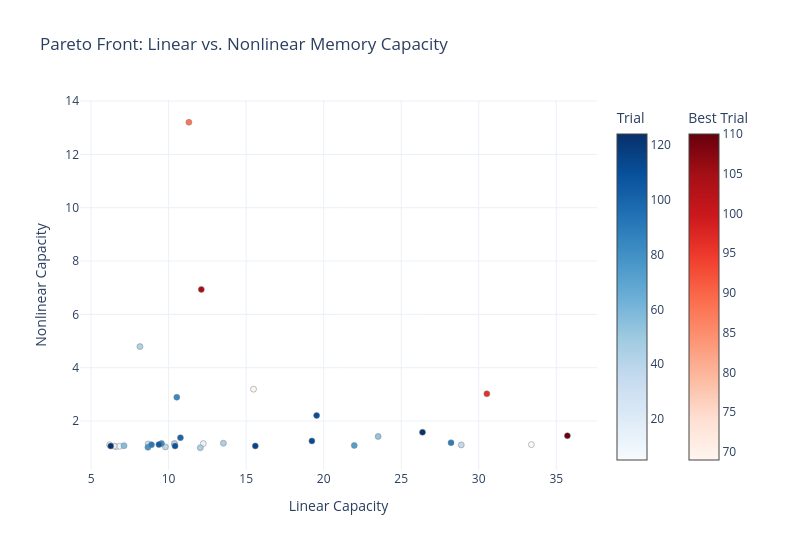

Here is the notebook cell this chart was saved with:
### Code cell
fig = plot_pareto_front(
    disorder_study,
    target_names=["Linear Capacity", "Nonlinear Capacity"],
    include_dominated_trials=True,
)

fig.update_layout(
    title="Pareto Front: Linear vs. Nonlinear Memory Capacity",
    template="plotly_white",
    width=800,
    height=550,
)

fig.show()

### Figure 1 — Plotly figure (JSON) as saved in the notebook; plotly's stock layout.template omitted (floating-point values rounded to 4 significant figures)
{"data": [{"hovertemplate": "%{text}<extra>Trial</extra>", "marker": {"color": [5, 7, 8, 11, 12, 13, 18, 28, 33, 36, 38, 43, 44, 45, 53, 57, 73, 77, 82, 84, 89, 90, 100, 104, 108, 111, 112, 115, 122, 124], "colorbar": {"title": {"text": "Trial"}}, "colorscale": [[0, "rgb(247,251,255)"], [0.125, "rgb(222,235,247)"], [0.25, "rgb(198,219,239)"], [0.375, "rgb(158,202,225)"], [0.5, "rgb(107,174,214)"], [0.625, "rgb(66,146,198)"], [0.75, "rgb(33,113,181)"], [0.875, "rgb(8,81,156)"], [1, "rgb(8,48,107)"]], "line": {"color": "Grey", "width": 0.5}}, "mode": "markers", "showlegend": false, "text": ["{<br>  \"number\": 5,<br>  \"values\": [<br>    6.617397802151217,<br>    1.0346200185062444<br>  ],<br>  \"params\": {<br>    \"input_force\": 37.79030721059075,<br>    \"m_val\": 0.021440562175149332,<br>    \"m_spread\": 0.2410561524485424,<br>    \"c_val\": 0.019428251967493138,<br>    \"c_spread\": 1.0216983318285615,<br>    \"k_wall_val\": 24.62767868161824,<br>    \"k_wall_spread\": 0.3823086251841311,<br>    \"k_between_val\": 16.735215329399992,<br>    \"k_between_spread\": 1.4342837957347967,<br>    \"wall_rest_spread\": 0.05233120381696221,<br>    \"between_rest_spread\": 1.0732025373526786,<br>    \"ridge_alpha\": 0.0017105844414868376<br>  },<br>  \"user_attrs\": {<br>    \"trial_seeds\": \"[1688060240 1102145672  275121930]\",<br>    \"duration_sec\": 17.188036040999577<br>  }<br>}", "{<br>  \"number\": 7,<br>  \"values\": [<br>    33.396645014421566,<br>    1.1157676340761662<br>  ],<br>  \"params\": {<br>    \"input_force\": 6.9807472319452915,<br>    \"m_val\": 0.02804703566407703,<br>    \"m_spread\": 0.36782015519932265,<br>    \"c_val\": 0.06295319760366838,<br>    \"c_spread\": 0.18880802440503247,<br>    \"k_wall_val\": 14.344897713001366,<br>    \"k_wall_spread\": 0.852194309321899,<br>    \"k_between_val\": 36.04545654997326,<br>    \"k_between_spread\": 0.2425185270303285,<br>    \"wall_rest_spread\": 0.19865073837421354,<br>    \"between_rest_spread\": 1.1448688505063704,<br>    \"ridge_alpha\": 2.570743429480828<br>  },<br>  \"user_attrs\": {<br>    \"trial_seeds\": \"[ 796282693  392022359 1990212658]\",<br>    \"duration_sec\": 20.410162541000318<br>  }<br>}", "{<br>  \"number\": 8,<br>  \"values\": [<br>    6.194113334792606,<br>    1.1076852500080578<br>  ],<br>  \"params\": {<br>    \"input_force\": 34.49902567496725,<br>    \"m_val\": 0.012805997111783063,<br>    \"m_spread\": 0.17221248836810332,<br>    \"c_val\": 0.010777218870242763,<br>    \"c_spread\": 1.4899791147852424,<br>    \"k_wall_val\": 17.758325055542265,<br>    \"k_wall_spread\": 1.4592392271693158,<br>    \"k_between_val\": 1.8637672625556936,<br>    \"k_between_spread\": 0.21175460158320963,<br>    \"wall_rest_spread\": 0.5753584011443797,<br>    \"between_rest_spread\": 1.1990443666549373,<br>    \"ridge_alpha\": 4.529331947535465<br>  },<br>  \"user_attrs\": {<br>    \"trial_seeds\": \"[1678403330 1382689815  864178266]\",<br>    \"duration_sec\": 19.828789499999402<br>  }<br>}", "{<br>  \"number\": 11,<br>  \"values\": [<br>    10.375414147435267,<br>    1.1628135067338286<br>  ],<br>  \"params\": {<br>    \"input_force\": 25.74718486617942,<br>    \"m_val\": 0.02146750583582022,<br>    \"m_spread\": 0.5777347476584646,<br>    \"c_val\": 0.039085437568720495,<br>    \"c_spread\": 0.6791836004227982,<br>    \"k_wall_val\": 18.602825672306945,<br>    \"k_wall_spread\": 0.2918544312055335,<br>    \"k_between_val\": 1.0230687918900523,<br>    \"k_between_spread\": 0.15174267334061892,<br>    \"wall_rest_spread\": 0.85563581974691,<br>    \"between_rest_spread\": 0.5488702812672377,<br>    \"ridge_alpha\": 2.712086456957908<br>  },<br>  \"user_attrs\": {<br>    \"trial_seeds\": \"[967354524 487991438 197860368]\",<br>    \"duration_sec\": 20.55074466699989<br>  }<br>}", "{<br>  \"number\": 12,<br>  \"values\": [<br>    6.843473407251853,<br>    1.0529232959313788<br>  ],<br>  \"params\": {<br>    \"input_force\": 47.0127165666573,<br>    \"m_val\": 0.06379979180342676,<br>    \"m_spread\": 1.2476817674481626,<br>    \"c_val\": 0.01738786460367818,<br>    \"c_spread\": 0.9645021845980695,<br>    \"k_wall_val\": 8.641946045478702,<br>    \"k_wall_spread\": 0.9635003546770419,<br>    \"k_between_val\": 4.7257882517108465,<br>    \"k_between_spread\": 0.17878652354673547,<br>    \"wall_rest_spread\": 0.5753160625575336,<br>    \"between_rest_spread\": 0.111273390134697,<br>    \"ridge_alpha\": 2.5249819535204052e-06<br>  },<br>  \"user_attrs\": {<br>    \"trial_seeds\": \"[1190961760 1906728918  137046513]\",<br>    \"duration_sec\": 19.7111710829995<br>  }<br>}", "{<br>  \"number\": 13,<br>  \"values\": [<br>    12.232152940713481,<br>    1.1520529747777195<br>  ],<br>  \"params\": {<br>    \"input_force\": 18.599195403491482,<br>    \"m_val\": 0.017710771143166913,<br>    \"m_spread\": 0.20090535812425514,<br>    \"c_val\": 0.1073681740555698,<br>    \"c_spread\": 1.4080179994313016,<br>    \"k_wall_val\": 23.639005746540356,<br>    \"k_wall_spread\": 0.7458443412625718,<br>    \"k_between_val\": 3.0275173695031463,<br>    \"k_between_spread\": 0.12305606001948366,<br>    \"wall_rest_spread\": 0.6301812846485231,<br>    \"between_rest_spread\": 1.2793352200091266,<br>    \"ridge_alpha\": 8.092941490095788<br>  },<br>  \"user_attrs\": {<br>    \"trial_seeds\": \"[1843166518 1777324407  594336917]\",<br>    \"duration_sec\": 19.966450582998732<br>  }<br>}", "{<br>  \"number\": 18,<br>  \"values\": [<br>    6.488665652912008,<br>    1.0600539477470994<br>  ],<br>  \"params\": {<br>    \"input_force\": 34.014232328554385,<br>    \"m_val\": 0.0843704135945724,<br>    \"m_spread\": 1.023235880448345,<br>    \"c_val\": 0.01998365054612387,<br>    \"c_spread\": 1.0950007277413039,<br>    \"k_wall_val\": 3.87457588850993,<br>    \"k_wall_spread\": 0.6500081613401532,<br>    \"k_between_val\": 8.911584765027225,<br>    \"k_between_spread\": 1.0283882317191029,<br>    \"wall_rest_spread\": 0.8705964925136167,<br>    \"between_rest_spread\": 1.0532634282172118,<br>    \"ridge_alpha\": 3.7335342563953535<br>  },<br>  \"user_attrs\": {<br>    \"trial_seeds\": \"[1068999196   94067870 1173749071]\",<br>    \"duration_sec\": 20.439009292000264<br>  }<br>}", "{<br>  \"number\": 28,<br>  \"values\": [<br>    8.682572935400122,<br>    1.1369424485509823<br>  ],<br>  \"params\": {<br>    \"input_force\": 38.22558043906973,<br>    \"m_val\": 0.010165152957851609,<br>    \"m_spread\": 0.2136576230326126,<br>    \"c_val\": 0.03648483520487396,<br>    \"c_spread\": 0.10136834747739354,<br>    \"k_wall_val\": 1.982703835802568,<br>    \"k_wall_spread\": 0.3537465558220052,<br>    \"k_between_val\": 1.7376584964677313,<br>    \"k_between_spread\": 0.3182099935372728,<br>    \"wall_rest_spread\": 0.8493640830404228,<br>    \"between_rest_spread\": 0.014138182054024118,<br>    \"ridge_alpha\": 0.00014958692125584285<br>  },<br>  \"user_attrs\": {<br>    \"trial_seeds\": \"[1352408538 1503807854  208792607]\",<br>    \"duration_sec\": 19.89947087499968<br>  }<br>}", "{<br>  \"number\": 33,<br>  \"values\": [<br>    10.377581157934847,<br>    1.1243698409513938<br>  ],<br>  \"params\": {<br>    \"input_force\": 23.0049129072807,<br>    \"m_val\": 0.056455493912041965,<br>    \"m_spread\": 0.6760121845544651,<br>    \"c_val\": 0.04199470251494666,<br>    \"c_spread\": 1.1352213767253763,<br>    \"k_wall_val\": 55.21118450153068,<br>    \"k_wall_spread\": 0.7643004099607071,<br>    \"k_between_val\": 42.427641361878166,<br>    \"k_between_spread\": 1.210457788955236,<br>    \"wall_rest_spread\": 0.11877655755358485,<br>    \"between_rest_spread\": 0.7293705369855779,<br>    \"ridge_alpha\": 0.004309567977319066<br>  },<br>  \"user_attrs\": {<br>    \"trial_seeds\": \"[ 300116172 1788288545  429299595]\",<br>    \"duration_sec\": 20.06186549999984<br>  }<br>}", "{<br>  \"number\": 36,<br>  \"values\": [<br>    28.872833407819193,<br>    1.1038079862883818<br>  ],<br>  \"params\": {<br>    \"input_force\": 28.221754641019235,<br>    \"m_val\": 0.09003237348893622,<br>    \"m_spread\": 0.11382913340592965,<br>    \"c_val\": 0.7594343833999299,<br>    \"c_spread\": 0.717453621340094,<br>    \"k_wall_val\": 8.315008280849561,<br>    \"k_wall_spread\": 0.42625548901473626,<br>    \"k_between_val\": 83.1164581409492,<br>    \"k_between_spread\": 0.56688007803934,<br>    \"wall_rest_spread\": 0.3371479439666551,<br>    \"between_rest_spread\": 0.027163436819413134,<br>    \"ridge_alpha\": 0.004529127720461176<br>  },<br>  \"user_attrs\": {<br>    \"trial_seeds\": \"[1012682731 1514331118  595114158]\",<br>    \"duration_sec\": 20.16339549999975<br>  }<br>}", "{<br>  \"number\": 38,<br>  \"values\": [<br>    9.793363700510294,<br>    1.029185550641395<br>  ],<br>  \"params\": {<br>    \"input_force\": 32.07541156035651,<br>    \"m_val\": 0.05860649754813853,<br>    \"m_spread\": 0.9644939287510952,<br>    \"c_val\": 0.056556396809183805,<br>    \"c_spread\": 1.270279162311209,<br>    \"k_wall_val\": 7.475152569067359,<br>    \"k_wall_spread\": 1.2115636016609674,<br>    \"k_between_val\": 22.690662371071454,<br>    \"k_between_spread\": 1.3482561310295025,<br>    \"wall_rest_spread\": 0.1356701854882721,<br>    \"between_rest_spread\": 0.045951666654774626,<br>    \"ridge_alpha\": 63.698748754476526<br>  },<br>  \"user_attrs\": {<br>    \"trial_seeds\": \"[1085781155 1221362417   80020205]\",<br>    \"duration_sec\": 17.38960454199878<br>  }<br>}", "{<br>  \"number\": 43,<br>  \"values\": [<br>    8.150949808537057,<br>    4.790804464499542<br>  ],<br>  \"params\": {<br>    \"input_force\": 34.10974326328492,<br>    \"m_val\": 0.005453831275399412,<br>    \"m_spread\": 0.21907467854830476,<br>    \"c_val\": 0.08239506665372694,<br>    \"c_spread\": 0.13434741453731658,<br>    \"k_wall_val\": 22.025260636897446,<br>    \"k_wall_spread\": 0.20494756601669384,<br>    \"k_between_val\": 2.9198561027255865,<br>    \"k_between_spread\": 0.4259475515388589,<br>    \"wall_rest_spread\": 0.32900699619916607,<br>    \"between_rest_spread\": 1.1173283622156331,<br>    \"ridge_alpha\": 61.360832847651665<br>  },<br>  \"user_attrs\": {<br>    \"trial_seeds\": \"[1363047212 1214129970 1188802709]\",<br>    \"duration_sec\": 16.289382000000842<br>  }<br>}", "{<br>  \"number\": 44,<br>  \"values\": [<br>    13.534867939217804,<br>    1.1669846197457232<br>  ],<br>  \"params\": {<br>    \"input_force\": 19.434739779289043,<br>    \"m_val\": 0.07291331939236267,<br>    \"m_spread\": 1.0301345809343179,<br>    \"c_val\": 0.018974982482026143,<br>    \"c_spread\": 0.05265982565836963,<br>    \"k_wall_val\": 1.6072243098371597,<br>    \"k_wall_spread\": 1.2558234360929437,<br>    \"k_between_val\": 44.39375129897865,<br>    \"k_between_spread\": 0.05541617805748589,<br>    \"wall_rest_spread\": 0.5676756406793119,<br>    \"between_rest_spread\": 0.7155512277122242,<br>    \"ridge_alpha\": 9.600511478729914e-06<br>  },<br>  \"user_attrs\": {<br>    \"trial_seeds\": \"[ 194489917 1200888232 1707061844]\",<br>    \"duration_sec\": 18.242584749999878<br>  }<br>}", "{<br>  \"number\": 45,<br>  \"values\": [<br>    12.04386174518965,<br>    0.9969365604295921<br>  ],<br>  \"params\": {<br>    \"input_force\": 17.93591866562286,<br>    \"m_val\": 0.0544999901868103,<br>    \"m_spread\": 0.11436626674445766,<br>    \"c_val\": 0.03579934388101894,<br>    \"c_spread\": 1.0510185958340872,<br>    \"k_wall_val\": 14.276851670920582,<br>    \"k_wall_spread\": 1.4348939483041383,<br>    \"k_between_val\": 5.551547646724102,<br>    \"k_between_spread\": 1.3886129240427019,<br>    \"wall_rest_spread\": 1.3843420596212335,<br>    \"between_rest_spread\": 0.7262167990193209,<br>    \"ridge_alpha\": 0.12881710776049587<br>  },<br>  \"user_attrs\": {<br>    \"trial_seeds\": \"[ 652727864 1294585270   66180795]\",<br>    \"duration_sec\": 18.335539249999783<br>  }<br>}", "{<br>  \"number\": 53,<br>  \"values\": [<br>    23.514089090431305,<br>    1.4214590807311558<br>  ],<br>  \"params\": {<br>    \"input_force\": 38.2688628713523,<br>    \"m_val\": 0.05541960605564111,<br>    \"m_spread\": 0.19419344457084858,<br>    \"c_val\": 0.8009378347844575,<br>    \"c_spread\": 0.42834900460135694,<br>    \"k_wall_val\": 2.0284321940581247,<br>    \"k_wall_spread\": 1.4885668458064831,<br>    \"k_between_val\": 43.38057512041731,<br>    \"k_between_spread\": 0.89985860024242,<br>    \"wall_rest_spread\": 0.2848447418201737,<br>    \"between_rest_spread\": 0.26986469298653337,<br>    \"ridge_alpha\": 0.04278106038122078<br>  },<br>  \"user_attrs\": {<br>    \"trial_seeds\": \"[1683408584 2139123293 1426602463]\",<br>    \"duration_sec\": 17.894261957999333<br>  }<br>}", "{<br>  \"number\": 57,<br>  \"values\": [<br>    7.1238529133362976,<br>    1.0739004517318032<br>  ],<br>  \"params\": {<br>    \"input_force\": 34.51988826247165,<br>    \"m_val\": 0.00230135367330978,<br>    \"m_spread\": 0.015914592703223374,<br>    \"c_val\": 0.010650889919564659,<br>    \"c_spread\": 1.0705818943716467,<br>    \"k_wall_val\": 11.55235967747157,<br>    \"k_wall_spread\": 0.28838394213422563,<br>    \"k_between_val\": 1.5042217334971262,<br>    \"k_between_spread\": 1.2184744506406333,<br>    \"wall_rest_spread\": 0.4673434923937348,<br>    \"between_rest_spread\": 0.07501576054504694,<br>    \"ridge_alpha\": 0.0028327369318764187<br>  },<br>  \"user_attrs\": {<br>    \"trial_seeds\": \"[ 193376308 1656896191 1551254892]\",<br>    \"duration_sec\": 18.000022583000828<br>  }<br>}", "{<br>  \"number\": 73,<br>  \"values\": [<br>    21.974599221974344,<br>    1.0842455064149776<br>  ],<br>  \"params\": {<br>    \"input_force\": 18.125804898936813,<br>    \"m_val\": 0.012422756340188778,<br>    \"m_spread\": 0.391015906052149,<br>    \"c_val\": 0.027452547497535378,<br>    \"c_spread\": 0.5978359553104826,<br>    \"k_wall_val\": 24.491871502935766,<br>    \"k_wall_spread\": 0.26000249733896896,<br>    \"k_between_val\": 34.436115678661686,<br>    \"k_between_spread\": 0.9351261554780547,<br>    \"wall_rest_spread\": 1.1955040941608737,<br>    \"between_rest_spread\": 0.4564974116978434,<br>    \"ridge_alpha\": 0.0005915552445647364<br>  },<br>  \"user_attrs\": {<br>    \"trial_seeds\": \"[1938323886  273969198  978772129]\",<br>    \"duration_sec\": 16.734546166000655<br>  }<br>}", "{<br>  \"number\": 77,<br>  \"values\": [<br>    8.665426350401328,<br>    1.0139112625032696<br>  ],<br>  \"params\": {<br>    \"input_force\": 17.586536681203913,<br>    \"m_val\": 0.07117326565123284,<br>    \"m_spread\": 0.7848074317692213,<br>    \"c_val\": 0.026426428909184785,<br>    \"c_spread\": 0.5794843970248659,<br>    \"k_wall_val\": 8.598731581539171,<br>    \"k_wall_spread\": 1.3927559518119927,<br>    \"k_between_val\": 2.6962495614651325,<br>    \"k_between_spread\": 0.7955175477234457,<br>    \"wall_rest_spread\": 0.23248592458748435,<br>    \"between_rest_spread\": 1.4219076302550309,<br>    \"ridge_alpha\": 1.1843163982566944e-06<br>  },<br>  \"user_attrs\": {<br>    \"trial_seeds\": \"[1839565166   41927453 1628908286]\",<br>    \"duration_sec\": 16.20796862499992<br>  }<br>}", "{<br>  \"number\": 82,<br>  \"values\": [<br>    9.541792485671088,<br>    1.1579361008011628<br>  ],<br>  \"params\": {<br>    \"input_force\": 24.846470641123823,<br>    \"m_val\": 0.052613326069152394,<br>    \"m_spread\": 0.10613995198531617,<br>    \"c_val\": 0.13372358733830564,<br>    \"c_spread\": 0.5346886952283599,<br>    \"k_wall_val\": 6.4113207734014965,<br>    \"k_wall_spread\": 0.2301448848785907,<br>    \"k_between_val\": 2.4218147462101056,<br>    \"k_between_spread\": 1.2357159267166895,<br>    \"wall_rest_spread\": 0.262394733512687,<br>    \"between_rest_spread\": 0.6917943158402952,<br>    \"ridge_alpha\": 4.1751850877196454e-05<br>  },<br>  \"user_attrs\": {<br>    \"trial_seeds\": \"[1626692868  892939596 1689825800]\",<br>    \"duration_sec\": 17.426384207999945<br>  }<br>}", "{<br>  \"number\": 84,<br>  \"values\": [<br>    10.528646587882662,<br>    2.8908261200078806<br>  ],<br>  \"params\": {<br>    \"input_force\": 48.079719943608545,<br>    \"m_val\": 0.009689652861799817,<br>    \"m_spread\": 0.1566273321269876,<br>    \"c_val\": 0.13439542641992033,<br>    \"c_spread\": 1.0538638296231053,<br>    \"k_wall_val\": 7.3740620278129745,<br>    \"k_wall_spread\": 1.1230030316139783,<br>    \"k_between_val\": 2.572266727934587,<br>    \"k_between_spread\": 0.21184242865317082,<br>    \"wall_rest_spread\": 1.1680698641849188,<br>    \"between_rest_spread\": 0.13333615578232522,<br>    \"ridge_alpha\": 1.7677827082237567<br>  },<br>  \"user_attrs\": {<br>    \"trial_seeds\": \"[ 404210478  708371559 1418625643]\",<br>    \"duration_sec\": 16.406003874999442<br>  }<br>}", "{<br>  \"number\": 89,<br>  \"values\": [<br>    28.21516155789785,<br>    1.1841110638844403<br>  ],<br>  \"params\": {<br>    \"input_force\": 16.30719461442556,<br>    \"m_val\": 0.06619172078317864,<br>    \"m_spread\": 0.03667314946433192,<br>    \"c_val\": 0.1627157861364124,<br>    \"c_spread\": 0.15584397308671089,<br>    \"k_wall_val\": 11.610272866117628,<br>    \"k_wall_spread\": 0.3110359311677277,<br>    \"k_between_val\": 78.93962964476839,<br>    \"k_between_spread\": 0.9194495475568787,<br>    \"wall_rest_spread\": 0.25470671204798984,<br>    \"between_rest_spread\": 0.11166092565216218,<br>    \"ridge_alpha\": 19.18484212112924<br>  },<br>  \"user_attrs\": {<br>    \"trial_seeds\": \"[ 744897232 1315230481 1268981354]\",<br>    \"duration_sec\": 15.970227125000747<br>  }<br>}", "{<br>  \"number\": 90,<br>  \"values\": [<br>    8.896687139655096,<br>    1.1126698173108873<br>  ],<br>  \"params\": {<br>    \"input_force\": 49.21446984861969,<br>    \"m_val\": 0.03600832053596662,<br>    \"m_spread\": 0.17129256674346316,<br>    \"c_val\": 0.18519950315919473,<br>    \"c_spread\": 1.3016422814882191,<br>    \"k_wall_val\": 1.0358438751172163,<br>    \"k_wall_spread\": 0.6521679099253103,<br>    \"k_between_val\": 1.4041977681696434,<br>    \"k_between_spread\": 1.3399802517047243,<br>    \"wall_rest_spread\": 0.27943499785995496,<br>    \"between_rest_spread\": 0.3808682052009045,<br>    \"ridge_alpha\": 98.02888007367461<br>  },<br>  \"user_attrs\": {<br>    \"trial_seeds\": \"[632977320  48970939 325340136]\",<br>    \"duration_sec\": 16.290211957999418<br>  }<br>}", "{<br>  \"number\": 100,<br>  \"values\": [<br>    10.763177288792383,<br>    1.3743580521830339<br>  ],<br>  \"params\": {<br>    \"input_force\": 37.454817986497716,<br>    \"m_val\": 0.022511200848480156,<br>    \"m_spread\": 0.6179730363998734,<br>    \"c_val\": 0.12278355168840019,<br>    \"c_spread\": 1.1511609315246587,<br>    \"k_wall_val\": 35.619308298216495,<br>    \"k_wall_spread\": 0.14273738942476571,<br>    \"k_between_val\": 1.0512967075474333,<br>    \"k_between_spread\": 0.733487064480969,<br>    \"wall_rest_spread\": 0.49245307137080774,<br>    \"between_rest_spread\": 0.26840090041778025,<br>    \"ridge_alpha\": 10.47836690638232<br>  },<br>  \"user_attrs\": {<br>    \"trial_seeds\": \"[ 780993102 1774448394   21294869]\",<br>    \"duration_sec\": 16.226713166999616<br>  }<br>}", "{<br>  \"number\": 104,<br>  \"values\": [<br>    9.375911001134588,<br>    1.1150077549640722<br>  ],<br>  \"params\": {<br>    \"input_force\": 43.83102483917347,<br>    \"m_val\": 0.037308055262990206,<br>    \"m_spread\": 0.21484350195825447,<br>    \"c_val\": 0.11757408285744307,<br>    \"c_spread\": 1.4742292390807197,<br>    \"k_wall_val\": 2.9302848372780295,<br>    \"k_wall_spread\": 0.4551905272186605,<br>    \"k_between_val\": 4.435602719609192,<br>    \"k_between_spread\": 1.1478337440362454,<br>    \"wall_rest_spread\": 0.5797386720588842,<br>    \"between_rest_spread\": 0.9470642585436414,<br>    \"ridge_alpha\": 2.7568644195757204e-05<br>  },<br>  \"user_attrs\": {<br>    \"trial_seeds\": \"[255280512 603944951 523713818]\",<br>    \"duration_sec\": 16.02014758400037<br>  }<br>}", "{<br>  \"number\": 108,<br>  \"values\": [<br>    10.416705865477017,<br>    1.0607770746917984<br>  ],<br>  \"params\": {<br>    \"input_force\": 27.05726271924503,<br>    \"m_val\": 0.07978810103185016,<br>    \"m_spread\": 0.037684360730072586,<br>    \"c_val\": 0.09470999153421927,<br>    \"c_spread\": 0.13113163483632123,<br>    \"k_wall_val\": 2.776273832295873,<br>    \"k_wall_spread\": 0.5452079610528615,<br>    \"k_between_val\": 17.1486775825115,<br>    \"k_between_spread\": 0.036275391720342,<br>    \"wall_rest_spread\": 0.47912807033441224,<br>    \"between_rest_spread\": 0.36281728991886,<br>    \"ridge_alpha\": 0.007822770821716549<br>  },<br>  \"user_attrs\": {<br>    \"trial_seeds\": \"[2094130101  494380780  507784189]\",<br>    \"duration_sec\": 15.430372124999849<br>  }<br>}", "{<br>  \"number\": 111,<br>  \"values\": [<br>    19.5452600099015,<br>    2.208665614657708<br>  ],<br>  \"params\": {<br>    \"input_force\": 12.797399010360081,<br>    \"m_val\": 0.06318706249496985,<br>    \"m_spread\": 1.3260556180276581,<br>    \"c_val\": 0.16119305542493623,<br>    \"c_spread\": 0.8067050503710741,<br>    \"k_wall_val\": 7.18663570128645,<br>    \"k_wall_spread\": 0.8506937113941145,<br>    \"k_between_val\": 1.256689284253598,<br>    \"k_between_spread\": 0.8925071875644277,<br>    \"wall_rest_spread\": 1.4134240646427663,<br>    \"between_rest_spread\": 0.7924264983751924,<br>    \"ridge_alpha\": 0.0023808503858466505<br>  },<br>  \"user_attrs\": {<br>    \"trial_seeds\": \"[1781959903  987915346 1735706818]\",<br>    \"duration_sec\": 12.679301833000864<br>  }<br>}", "{<br>  \"number\": 112,<br>  \"values\": [<br>    19.240541023071543,<br>    1.2541651484978211<br>  ],<br>  \"params\": {<br>    \"input_force\": 4.100970528543945,<br>    \"m_val\": 0.02495414231183028,<br>    \"m_spread\": 0.7347820483835387,<br>    \"c_val\": 0.0708671057824946,<br>    \"c_spread\": 0.7442490704790664,<br>    \"k_wall_val\": 3.4783026287393892,<br>    \"k_wall_spread\": 0.8522268281944003,<br>    \"k_between_val\": 4.454101790282517,<br>    \"k_between_spread\": 0.5540647215258343,<br>    \"wall_rest_spread\": 0.024955217489906367,<br>    \"between_rest_spread\": 0.10408800701650223,<br>    \"ridge_alpha\": 0.000309681276736203<br>  },<br>  \"user_attrs\": {<br>    \"trial_seeds\": \"[2068481737  681050585  435377212]\",<br>    \"duration_sec\": 11.599569915999382<br>  }<br>}", "{<br>  \"number\": 115,<br>  \"values\": [<br>    15.592032530302879,<br>    1.0672502865245899<br>  ],<br>  \"params\": {<br>    \"input_force\": 19.80131091171909,<br>    \"m_val\": 0.046228025977904166,<br>    \"m_spread\": 0.5399154778445022,<br>    \"c_val\": 0.09047679016667973,<br>    \"c_spread\": 0.809982928543737,<br>    \"k_wall_val\": 4.977715157138461,<br>    \"k_wall_spread\": 1.2787722397489798,<br>    \"k_between_val\": 10.014563721791472,<br>    \"k_between_spread\": 0.928453298920671,<br>    \"wall_rest_spread\": 0.23340236620362714,<br>    \"between_rest_spread\": 0.6557611792995524,<br>    \"ridge_alpha\": 31.247098182250305<br>  },<br>  \"user_attrs\": {<br>    \"trial_seeds\": \"[ 549680845 2128978352 2010138259]\",<br>    \"duration_sec\": 9.71231804099989<br>  }<br>}", "{<br>  \"number\": 122,<br>  \"values\": [<br>    6.267147078852007,<br>    1.0611353406572366<br>  ],<br>  \"params\": {<br>    \"input_force\": 17.019412869579064,<br>    \"m_val\": 0.011982027239096029,<br>    \"m_spread\": 0.1458361508556616,<br>    \"c_val\": 0.011803039943350848,<br>    \"c_spread\": 1.0110368811447157,<br>    \"k_wall_val\": 1.9293238777491295,<br>    \"k_wall_spread\": 0.02863709088427646,<br>    \"k_between_val\": 3.821243068671927,<br>    \"k_between_spread\": 0.16868423248355374,<br>    \"wall_rest_spread\": 0.024492692191999066,<br>    \"between_rest_spread\": 0.9945818011722005,<br>    \"ridge_alpha\": 0.09733386759525375<br>  },<br>  \"user_attrs\": {<br>    \"trial_seeds\": \"[1008340850  678452472   47489834]\",<br>    \"duration_sec\": 8.1400132079998<br>  }<br>}", "{<br>  \"number\": 124,<br>  \"values\": [<br>    26.374808432898355,<br>    1.577937929071109<br>  ],<br>  \"params\": {<br>    \"input_force\": 11.242567688378628,<br>    \"m_val\": 0.09715102097287791,<br>    \"m_spread\": 1.1115626497211744,<br>    \"c_val\": 0.8477412633618335,<br>    \"c_spread\": 1.0868112177679445,<br>    \"k_wall_val\": 22.247442341098317,<br>    \"k_wall_spread\": 1.4459284610279282,<br>    \"k_between_val\": 11.674753881189526,<br>    \"k_between_spread\": 0.051002372633848936,<br>    \"wall_rest_spread\": 0.9472353150233379,<br>    \"between_rest_spread\": 0.8460435918515505,<br>    \"ridge_alpha\": 0.46623701779378396<br>  },<br>  \"user_attrs\": {<br>    \"trial_seeds\": \"[ 880940577  802423862 1903305989]\",<br>    \"duration_sec\": 5.582444833000409<br>  }<br>}"], "type": "scatter", "x": [6.617, 33.4, 6.194, 10.38, 6.843, 12.23, 6.489, 8.683, 10.38, 28.87, 9.793, 8.151, 13.53, 12.04, 23.51, 7.124, 21.97, 8.665, 9.542, 10.53, 28.22, 8.897, 10.76, 9.376, 10.42, 19.55, 19.24, 15.59, 6.267, 26.37], "y": [1.035, 1.116, 1.108, 1.163, 1.053, 1.152, 1.06, 1.137, 1.124, 1.104, 1.029, 4.791, 1.167, 0.9969, 1.421, 1.074, 1.084, 1.014, 1.158, 2.891, 1.184, 1.113, 1.374, 1.115, 1.061, 2.209, 1.254, 1.067, 1.061, 1.578]}, {"hovertemplate": "%{text}<extra>Best Trial</extra>", "marker": {"color": [69, 88, 96, 105, 110], "colorbar": {"title": {"text": "Best Trial"}, "x": 1.1, "xpad": 40}, "colorscale": [[0, "rgb(255,245,240)"], [0.125, "rgb(254,224,210)"], [0.25, "rgb(252,187,161)"], [0.375, "rgb(252,146,114)"], [0.5, "rgb(251,106,74)"], [0.625, "rgb(239,59,44)"], [0.75, "rgb(203,24,29)"], [0.875, "rgb(165,15,21)"], [1, "rgb(103,0,13)"]], "line": {"color": "Grey", "width": 0.5}}, "mode": "markers", "showlegend": false, "text": ["{<br>  \"number\": 69,<br>  \"values\": [<br>    15.47598038974723,<br>    3.193787389045986<br>  ],<br>  \"params\": {<br>    \"input_force\": 7.348347961155566,<br>    \"m_val\": 0.0036394353500565093,<br>    \"m_spread\": 0.515773880668262,<br>    \"c_val\": 0.03188619998683019,<br>    \"c_spread\": 0.25410024542060666,<br>    \"k_wall_val\": 1.5161842526954803,<br>    \"k_wall_spread\": 1.0800778313636257,<br>    \"k_between_val\": 2.622187249909292,<br>    \"k_between_spread\": 0.01725497963939443,<br>    \"wall_rest_spread\": 0.5623335104349723,<br>    \"between_rest_spread\": 0.22419488402431154,<br>    \"ridge_alpha\": 0.1186133077433905<br>  },<br>  \"user_attrs\": {<br>    \"trial_seeds\": \"[2081290421  565915328 1672354831]\",<br>    \"duration_sec\": 17.648050292000335<br>  }<br>}", "{<br>  \"number\": 88,<br>  \"values\": [<br>    11.307004817516134,<br>    13.205746434572083<br>  ],<br>  \"params\": {<br>    \"input_force\": 27.59695326720005,<br>    \"m_val\": 0.005675747547471826,<br>    \"m_spread\": 0.0012423660588055108,<br>    \"c_val\": 0.24541895211424097,<br>    \"c_spread\": 0.4031451025742238,<br>    \"k_wall_val\": 8.31895574243499,<br>    \"k_wall_spread\": 1.2218282375606322,<br>    \"k_between_val\": 2.863904670922996,<br>    \"k_between_spread\": 0.24741242651198064,<br>    \"wall_rest_spread\": 0.8436925896872838,<br>    \"between_rest_spread\": 1.1759299239502867,<br>    \"ridge_alpha\": 0.0077392426714907115<br>  },<br>  \"user_attrs\": {<br>    \"trial_seeds\": \"[2125329542 1247819294  960007120]\",<br>    \"duration_sec\": 15.966953791999913<br>  }<br>}", "{<br>  \"number\": 96,<br>  \"values\": [<br>    30.52374918835082,<br>    3.022178251555958<br>  ],<br>  \"params\": {<br>    \"input_force\": 28.14193378915422,<br>    \"m_val\": 0.07385837067252304,<br>    \"m_spread\": 0.6728551777462435,<br>    \"c_val\": 0.7665739773651608,<br>    \"c_spread\": 1.470191547700629,<br>    \"k_wall_val\": 7.2128610618969855,<br>    \"k_wall_spread\": 0.04757071484524472,<br>    \"k_between_val\": 47.9256119646289,<br>    \"k_between_spread\": 0.28115255658765226,<br>    \"wall_rest_spread\": 1.1725816207470352,<br>    \"between_rest_spread\": 0.8829193086009288,<br>    \"ridge_alpha\": 9.420083115041282e-06<br>  },<br>  \"user_attrs\": {<br>    \"trial_seeds\": \"[1164461559 1016810745 1734302300]\",<br>    \"duration_sec\": 16.788593999999648<br>  }<br>}", "{<br>  \"number\": 105,<br>  \"values\": [<br>    12.110455405033429,<br>    6.935800703508249<br>  ],<br>  \"params\": {<br>    \"input_force\": 31.781648569512665,<br>    \"m_val\": 0.0069908526998868235,<br>    \"m_spread\": 0.20554679944312532,<br>    \"c_val\": 0.32827771999097444,<br>    \"c_spread\": 1.154919337140264,<br>    \"k_wall_val\": 5.82136547325114,<br>    \"k_wall_spread\": 0.019004104254691845,<br>    \"k_between_val\": 1.787746650535325,<br>    \"k_between_spread\": 0.8576049320889036,<br>    \"wall_rest_spread\": 0.8412540074293523,<br>    \"between_rest_spread\": 1.2707499826849495,<br>    \"ridge_alpha\": 0.020014289811572505<br>  },<br>  \"user_attrs\": {<br>    \"trial_seeds\": \"[1416099324 1568297830 1561209045]\",<br>    \"duration_sec\": 16.042085207998753<br>  }<br>}", "{<br>  \"number\": 110,<br>  \"values\": [<br>    35.719713491490346,<br>    1.4479178821917051<br>  ],<br>  \"params\": {<br>    \"input_force\": 2.4192052775260713,<br>    \"m_val\": 0.008771683454834577,<br>    \"m_spread\": 0.2859851895354987,<br>    \"c_val\": 0.022572928481442982,<br>    \"c_spread\": 0.2955358015281555,<br>    \"k_wall_val\": 2.1877218661790954,<br>    \"k_wall_spread\": 0.4973610084350304,<br>    \"k_between_val\": 7.076832021799286,<br>    \"k_between_spread\": 1.2280571160120746,<br>    \"wall_rest_spread\": 1.302008405900882,<br>    \"between_rest_spread\": 0.762940875087569,<br>    \"ridge_alpha\": 0.0003030509593009463<br>  },<br>  \"user_attrs\": {<br>    \"trial_seeds\": \"[1174251111  796549538  665624237]\",<br>    \"duration_sec\": 12.745934916998522<br>  }<br>}"], "type": "scatter", "x": [15.48, 11.31, 30.52, 12.11, 35.72], "y": [3.194, 13.21, 3.022, 6.936, 1.448]}], "layout": {"height": 550, "title": {"text": "Pareto Front: Linear vs. Nonlinear Memory Capacity"}, "width": 800, "xaxis": {"title": {"text": "Linear Capacity"}}, "yaxis": {"title": {"text": "Nonlinear Capacity"}}}}
